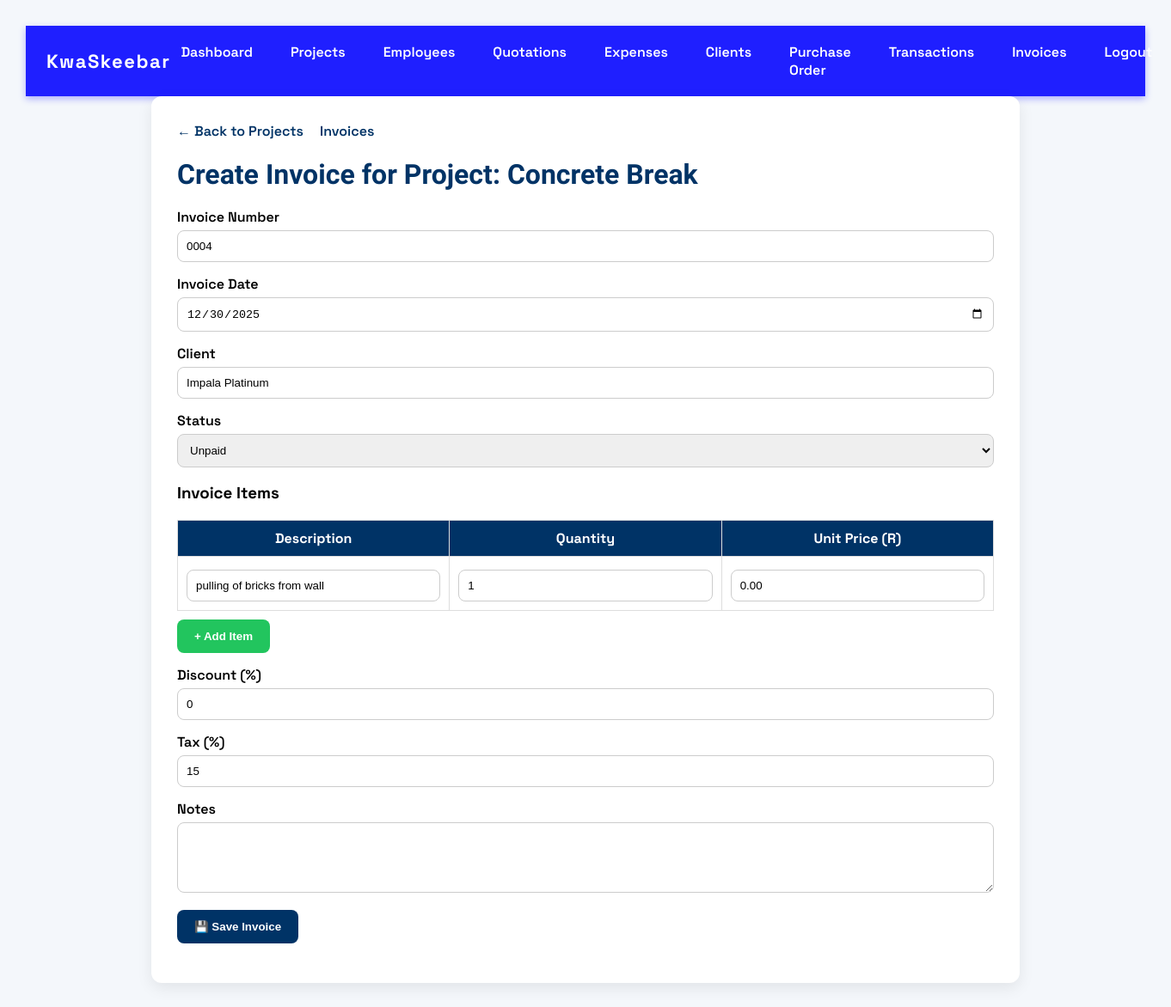
The app's page /project_invoices.php?project_id=4 with its own data.
### tables this page shows
CREATE TABLE `projects` (
  `id` int(11) NOT NULL,
  `name` varchar(255) DEFAULT NULL,
  `client_name` varchar(255) DEFAULT NULL,
  `status` enum('Ongoing','Completed','Delayed') DEFAULT 'Ongoing',
  `budget` decimal(12,2) DEFAULT NULL,
  `assigned_team` text DEFAULT NULL,
  `description` text DEFAULT NULL,
  `start_date` date DEFAULT NULL,
  `end_date` date DEFAULT NULL,
  `total_cost` decimal(12,2) DEFAULT NULL,
  `created_at` timestamp NOT NULL DEFAULT current_timestamp(),
  `estimated_cost` decimal(10,2) DEFAULT NULL,
  `actual_cost` decimal(10,2) DEFAULT NULL,
  `revenue` decimal(10,2) DEFAULT NULL,
  `quoted_amount` decimal(15,2) DEFAULT 0.00
);

CREATE TABLE `clients` (
  `id` int(11) NOT NULL,
  `name` varchar(255) NOT NULL,
  `email` varchar(255) DEFAULT NULL,
  `phone` varchar(50) DEFAULT NULL,
  `address` text DEFAULT NULL,
  `created_at` datetime DEFAULT current_timestamp(),
  `updated_at` datetime DEFAULT current_timestamp() ON UPDATE current_timestamp()
);

### project_invoices.php (the view, shortened to what this page needs)
<?php
require 'db.php';
include 'nav.php';
$projectId = intval($_GET['project_id'] ?? 0);
$project = null;
$client = null;
if ($projectId) {
    $stmt = $conn->prepare("SELECT * FROM projects WHERE id = ?");
    $stmt->bind_param("i", $projectId);
    $stmt->execute();
    $project = $stmt->get_result()->fetch_assoc();
    if ($project) {
        $stmt2 = $conn->prepare("SELECT * FROM clients WHERE name = ? LIMIT 1");
        $stmt2->bind_param("s", $project['client_name']);
        $stmt2->execute();
        $client = $stmt2->get_result()->fetch_assoc();
    }
}
$invoiceNumberRes = $conn->query("SELECT COUNT(*) AS total FROM invoices");
$invoiceCount = $invoiceNumberRes->fetch_assoc()['total'] ?? 0;
$newInvoiceNumber = str_pad($invoiceCount + 1, 4, '0', STR_PAD_LEFT);
?>
<!DOCTYPE html>
<html lang="en">
<head>
</head>
<body>
<div class="container">
    <div class="nav">
        <a href="project_list.php">← Back to Projects</a>
        <a href="invoice_list.php">Invoices</a>
    </div>
    <h1>Create Invoice <?= $project ? "for Project: " . htmlspecialchars($project['name']) : "" ?></h1>
    <form method="POST" action="save_invoice.php">
        <label>Invoice Number</label>
        <input type="text" name="invoice_number" value="<?= $newInvoiceNumber ?>" readonly>
        <label>Invoice Date</label>
        <input type="date" name="invoice_date" value="<?= date('Y-m-d') ?>" required>
        <label>Client</label>
        <input type="text" name="client_name" value="<?= $client['name'] ?? ($project['client_name'] ?? '') ?>" readonly>
        <label>Status</label>
        <select name="status">
            <option value="Unpaid">Unpaid</option>
        </select>
        <h3>Invoice Items</h3>
        <table id="itemsTable">
            <thead>
                <tr>
                    <th>Description</th>
                    <th>Quantity</th>
                    <th>Unit Price (R)</th>
                </tr>
            </thead>
            <tbody>
                <tr>
                    <td><input type="text" name="item[]" value="<?= htmlspecialchars($project['description'] ?? '') ?>" required></td>
                    <td><input type="number" name="quantity[]" value="1" step="0.01" required></td>
                    <td><input type="number" name="unit_price[]" value="<?= htmlspecialchars($project['quoted_amount'] ?? '0') ?>" step="0.01" required></td>
                </tr>
            </tbody>
        </table>
        <button type="button" class="add-btn" onclick="addRow()">+ Add Item</button>
        <label>Discount (%)</label>
        <input type="number" name="discount" value="0" step="0.01">
        <label>Tax (%)</label>
        <input type="number" name="tax" value="15" step="0.01">
        <label>Notes</label>
        <textarea name="notes" rows="4"></textarea>
        <button type="submit" class="save-btn">💾 Save Invoice</button>
    </form>
</div>
</body>
</html>

### project_invoices.php (style rules this page uses)
body { font-family:'Space Grotesk',sans-serif; background:#f4f7fb; margin:0; padding:30px; }
.container { max-width:950px; margin:auto; background:#fff; padding:30px; border-radius:12px; box-shadow:0 6px 18px rgba(0,0,0,0.08); }
h1 { font-family:'Urbanist',sans-serif; color:#003366; margin-bottom:20px; }
label { display:block; margin-top:15px; font-weight:600; }
input, textarea, select { width:100%; padding:10px; border:1px solid #ccc; border-radius:8px; margin-top:5px; }
table { width:100%; margin-top:20px; border-collapse:collapse; }
th, td { border:1px solid #ddd; padding:10px; }
th { background:#003366; color:white; }
button { padding:12px 20px; margin-top:20px; border:none; border-radius:8px; cursor:pointer; font-weight:600; }
.save-btn { background:#003366; color:white; }
.add-btn { background:#22c55e; color:white; margin-top:10px; }
.nav { margin-bottom:20px; }
.nav a { margin-right:15px; text-decoration:none; font-weight:600; color:#003366; }

### records on screen
projects: name "Concrete Break", description "pulling of bricks from wall", quoted_amount "0.00"
clients: client_name "Impala Platinum"
